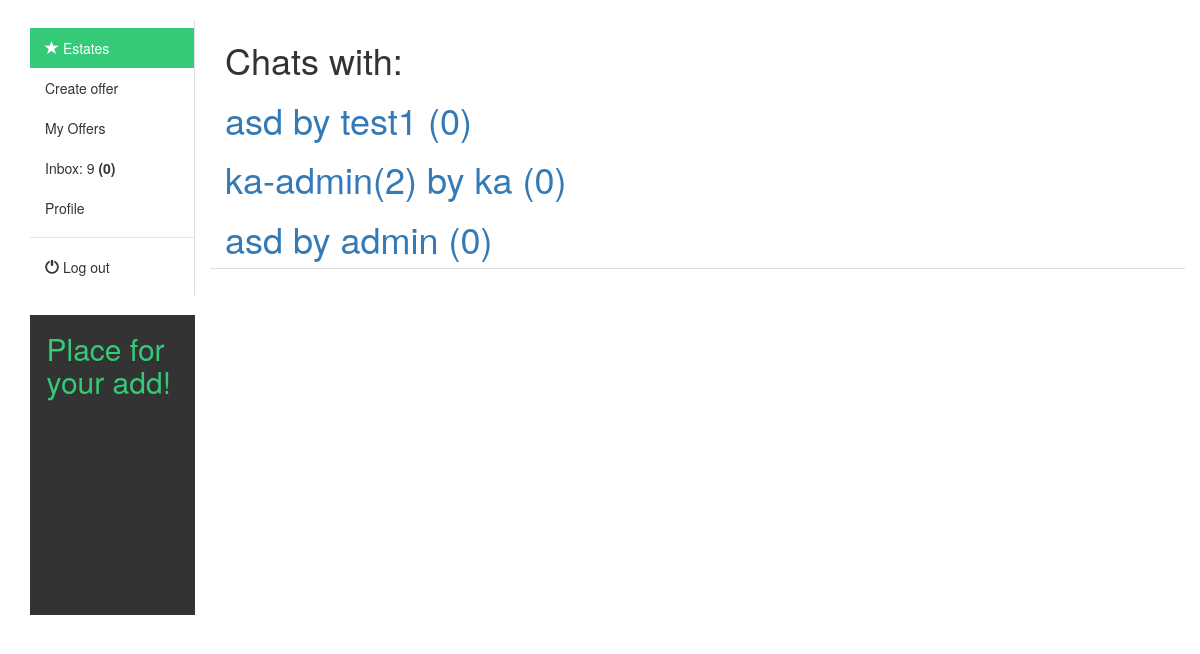
Page /accounts/chat/ (signed in) on the committed database.
### estate_app/models.py (models this page shows, shortened)
class UserMessages(models.Model):
    title        = models.CharField(max_length = 255)
    message      = models.TextField(max_length = 5000)
    msg_sender   = models.ForeignKey(User, on_delete = models.CASCADE, related_name = 'msg_sender')
    msg_receiver = models.ForeignKey(User, on_delete = models.CASCADE, related_name = 'msg_receiver')
    is_read      = models.BooleanField(default = False)

### accounts/views.py (the view)
# urls.py: path('chat/', views.InboxChatView.as_view(), name='chat'),
class InboxChatView(LoginRequiredMixin, ListView):
    model = estate_models.UserMessages
    template_name = 'accounts/Chat_list.html'
    def get_queryset(self):
        subq = estate_models.UserMessages.objects.filter(
            msg_receiver = self.request.user.id, msg_sender = OuterRef('msg_sender')).order_by('-id')
        final = estate_models.UserMessages.objects.filter(pk=Subquery(subq.values('pk')[:1]))
        return final.order_by('-id')

### common_tags/templatetags/my_tags.py (called while the page is built)
@register.simple_tag
def total_messages(user_id):
    total_messages = estate_models.UserMessages.objects.filter(
        msg_receiver = user_id).count()
    return total_messages

@register.simple_tag
def unread_messages(user_id):
    unread = estate_models.UserMessages.objects.filter(
        msg_receiver = user_id, is_read = False).count()
    return unread

@register.simple_tag
def unread_from_user(sender_id, receiver_id):
    unread = estate_models.UserMessages.objects.filter(
        msg_sender = sender_id, msg_receiver = receiver_id, is_read = False).count()
    return unread

@register.simple_tag
def cut_text(text):
    return text[:120]

### accounts/templates/accounts/Chat_list.html
{% extends "base.html" %}
{% load bootstrap3 %}
{% load my_tags %}
{% block content %}
<div class="col-sm-10 pull-right blogShort">
  <h1>Chats with:</h1>
  {% for msg in usermessages_list %}
    <p><h1><a href="{% url 'accounts:chat_details' pk=msg.msg_sender.id %}">
    {% cut_text msg.title %} by {{msg.msg_sender}} ({% unread_from_user msg.msg_sender.id msg.msg_receiver.id %}) </a></h1>
  {% endfor %}
</div>
{% endblock %}

### templates/base.html (shortened to what this page needs)
<!DOCTYPE html>
{% load static %}
{% load my_tags %}
<html lang="en" dir="ltr">
  <head>
    <link href="//netdna.bootstrapcdn.com/bootstrap/3.0.0/css/bootstrap.min.css" rel="stylesheet" id="bootstrap-css">
    <link rel="stylesheet" href="{% static 'estate_pro/css/master.css' %}" type="text/css">
  </head>
  <body>
  <div class="container">
	 <div id="blog" class="row">
          <div class="col-sm-2 paddingTop20">
            <nav class="nav-sidebar">
                <ul class="nav">
                    <li class="active"><a href="{%url 'estate_app:property_list_view' %}"><span class="glyphicon glyphicon-star"></span> Estates</a></li>
                    {% if user.is_authenticated %}
                      <li><a href="{% url 'estate_app:property_create_form' %}">Create offer</a></li>
                      <li><a href="{% url 'estate_app:my_offers_list' %}">My Offers</a></li>
                      <li><a href="{% url 'accounts:chat' %}">
                        Inbox: {% total_messages user.id %} <b> ({% unread_messages user.id %})</b> </a> </li>
                      <li> <a href="{% url 'accounts:details_view' pk=user.id %}">Profile</a></li>
                      <li class="nav-divider"></li>
                      <li><a href="{% url 'accounts:logout'%}"><i class="glyphicon glyphicon-off"></i> Log out</a></li>
                    {% else %}
                      <li class="nav-divider"></li>
                      <li> <a href="{% url 'accounts:login' %}"><i class="glyphicon glyphicon-off"></i> Log in </a></li>
                    {% endif %}
                </ul>
            </nav>
                      <div><h2 class="add">Place for your add!</h2></div>
        </div>
        {% block content %}
        {% endblock %}
               <div class="col-md-12 gap10"></div>
             </div>
          </div>
  </body>
</html>

### static/estate_pro/css/master.css (style rules this page uses)
.blogShort { border-bottom:1px solid #ddd; }
.add { background: #333; padding: 10%; height: 300px; }
.nav-sidebar { width: 100%; padding: 8px 0; border-right: 1px solid #ddd; }
.nav-sidebar a { color: #333; -webkit-transition: all 0.08s linear; -moz-transition: all 0.08s linear; -o-transition: all 0.08s linear; transition: all 0.08s linear; }
.nav-sidebar .active a { cursor: default; background-color: #34ca78; color: #fff; }
h2 { color:#34ca78; }

### rows in the picture
UserMessages: title "asd", msg_sender "test1", msg_sender+msg_receiver "0"
UserMessages: title "ka-admin(2)", msg_sender "ka", msg_sender+msg_receiver "0"
UserMessages: title "asd", msg_sender "admin", msg_sender+msg_receiver "0"
